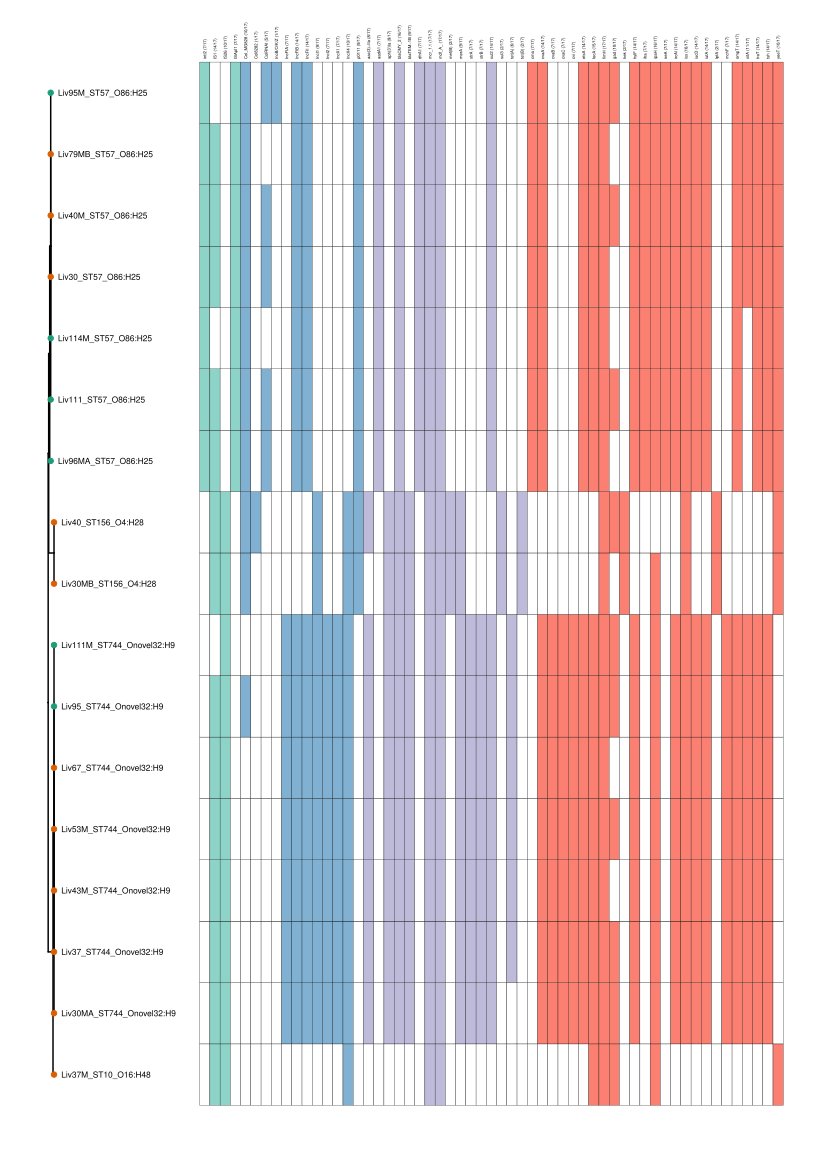

Write R code to recreate this figure.
library(dplyr)
library(ggtree)
library(phytools)
library(readr)
library(magrittr)

#read genotype data
data <- read_csv("Liverpool_2019_simple.csv")

#read tree file
tree <- read.tree(file = "mcr-1.tree")

#Here a column called 'phyloname' is generated through joining strain names, sequence type and serotype
data$phyloname <- paste(data$name, "_ST", data$ST, "_", data$OH_type, sep = "")

#Here columns are reordered
data <- data %>% select(name, phyloname, ST, phylogroup, O_type, H_type, OH_type, everything())

#Trim everything after an underscore in tip names in the tree to remove _R1.fastq.gz.
#NOTE - if you modify these script ensure your sample names don't have an underscore in them!
tree$tip.label <- gsub(pattern = "(_|.)R1.*", "", tree$tip.label)

#change ST column to have 'ST' preceding the sequence type
gsub(pattern = "(.*)", "ST\\1", x = data$ST) -> data$ST

#pull out the tip labels from the tree so we can filter in the next step
as.data.frame(tree$tip.label) -> tips

#change the column name of tips to 'name'
colnames(tips) <- 'name'

#join a list of phylonames from the ARIBAlord output to the list of tip labels in the tree
newnames <- left_join(tips,data[,c('name','phyloname')])

#replace tip labels in the tree with phylonames
newnames$phyloname -> tree$tip.label

tree$tip.label[is.na(tree$tip.label)] <- 'Reference'

#creates a list containing only the samples that appear in the tree
#we will use this  in a few lines in combination with semi-join to remove ARIBAlord rows that are missing from the tree
newnames$phyloname -> tips$name

#rename this column to phyloname
colnames(tips) <- 'phyloname'

#Reduce the dataframe with phylogenetic and genotypic data to just phylonames and genetic data
genotype <- data %>% select(name, phyloname, matches("^(r|i|v|r|p)_"))

#remove ariba data from samples not included in the tree
data <- semi_join(data, tips)
genotype <- semi_join(genotype, tips)

#Order columns by their names
data <- data[order(data$name),]
genotype <- genotype[order(genotype$name),]

#Here columns are reordered
data <- data %>% select(phyloname, name, everything())

#Define colors for gene-type dependent coloring of gene hits
colorgenotype <- c("N" = "white", "I" = "#8dd3c7", "R" = "#bebada", "V" = "#fb8072", "P" = "#80b1d3", "REF" = "black")

#reorder the genotype and genotype_metadata tables so that phyloname is in the first column
#This is needed by ggtree to bind the metadata to the tree and color the tiplabels
data <- data %>% select(phyloname, name, everything())
genotype_metadata <- genotype_metadata %>% select(phyloname, name, everything())

#Save rownames of phyloname so we can reapply them after they are lost in subsequent steps
genotype$phyloname -> namesave

#splits the gene hit types to separate dfs to be processed to allow different colours for different gene types
i <- genotype %>% select(starts_with("i_"))
r <- genotype %>% select(starts_with("r_"))
v <- genotype %>% select(starts_with("v_"))
p <- genotype %>% select(starts_with("p_"))

#remove any remaining columns with no hits
i <- i[,colSums(i) > 0]
r <- r[,colSums(r) > 0]
v <- v[,colSums(v) > 0]
p <- p[,colSums(p) > 0]

#change gene hits to a different number based on gene type
i[i > 0] <- "I"
r[r > 0] <- "R"
v[v > 0] <- "V"
p[p > 0] <- "P"

#combines processed sub-dfs
genotype <- cbind(i,r,v,p)

#orders the columns based on their names
genotype <- genotype[ , order(names(genotype))]

# #trim off the r_ etc from start of each gene hit
colnames(genotype) <- gsub(pattern = "^[r,i,v,p]_","",colnames(genotype), perl = TRUE)

#assign rownames
rownames(genotype) <- namesave

#duplicate genotype to a new dataframe called genotype_binary
genotype_binary <- genotype

#convert letters indicating presence of a gene of a certain type back to 1
#we will use 'genotype_binary' to allow the generation of sums for each gene
genotype_binary[genotype_binary == "I"] <- 1
genotype_binary[genotype_binary == "R"] <- 1
genotype_binary[genotype_binary == "V"] <- 1
genotype_binary[genotype_binary == "P"] <- 1

#Define colors for gene-type dependent coloring of gene hits
colorgenotype <- c("N" = "white", "I" = "#8dd3c7", "R" = "#bebada", "V" = "#fb8072", "P" = "#80b1d3", "REF" = "grey")

#trim the gene name prefixes indicating their gene type
colnames(genotype_binary) <- gsub(pattern = "^[r,i,v,p]_","",colnames(genotype_binary), perl = TRUE)

#creates a df to be used in generation of new colnames with gene sums
old_new_colnames <- rbind(colnames(genotype),colnames(genotype))

#Sum each hit for each gene
genesums <- as.data.frame(colSums(data.matrix(genotype_binary)))

#rename genesum column to 'sum'
colnames(genesums) <- 'sum'

#paste together the new colnames and assign to our df with old and new names
genesums$rowsumcat <- paste(rownames(genesums), " (", genesums$sum , "/", nrow(genotype),")", sep="")

#duplicates our genotype table for a second figure containing gene sums
genotype_wsums <- genotype

#assigns new colnames to hit_table4
colnames(genotype_wsums) <- genesums$rowsumcat

#change cases where a gene was not detected to the representation of such with an N isntead of a zero
genotype_wsums[genotype_wsums == 0] <- "N"

mcr_context <- read_csv("./mcr_context")

phylodata <- data[,1:7]

#add mcr_context to phylodata
phylodata <- left_join(phylodata, mcr_context)

abattoir <- read_csv(file = "./abattoir_metadata.csv")

phylodata <- left_join(phylodata, abattoir)

tree <- midpoint.root(tree)

p <- ggtree(tree) %<+% 
  phylodata +
  geom_tiplab(size = 2, offset = 0.001) +
  geom_tippoint(aes(color = abattoir)) +
  scale_color_brewer(type = "div", palette = "Dark2", direction = -1, na.value = "grey")

#mcrpos heatmap_phylosift
mcr_1 <- gheatmap(p = p, data = genotype_wsums,
              colnames_offset_y = -0.45,
              font.size = 1,
              hjust = 0,
              colnames_position = "top",
              colnames_angle = 90,
              width = 100,
              color = "black",
              offset = 0.0195) + 
  scale_fill_manual(values = colorgenotype) +
  theme(legend.position = "none")

mcr_1
